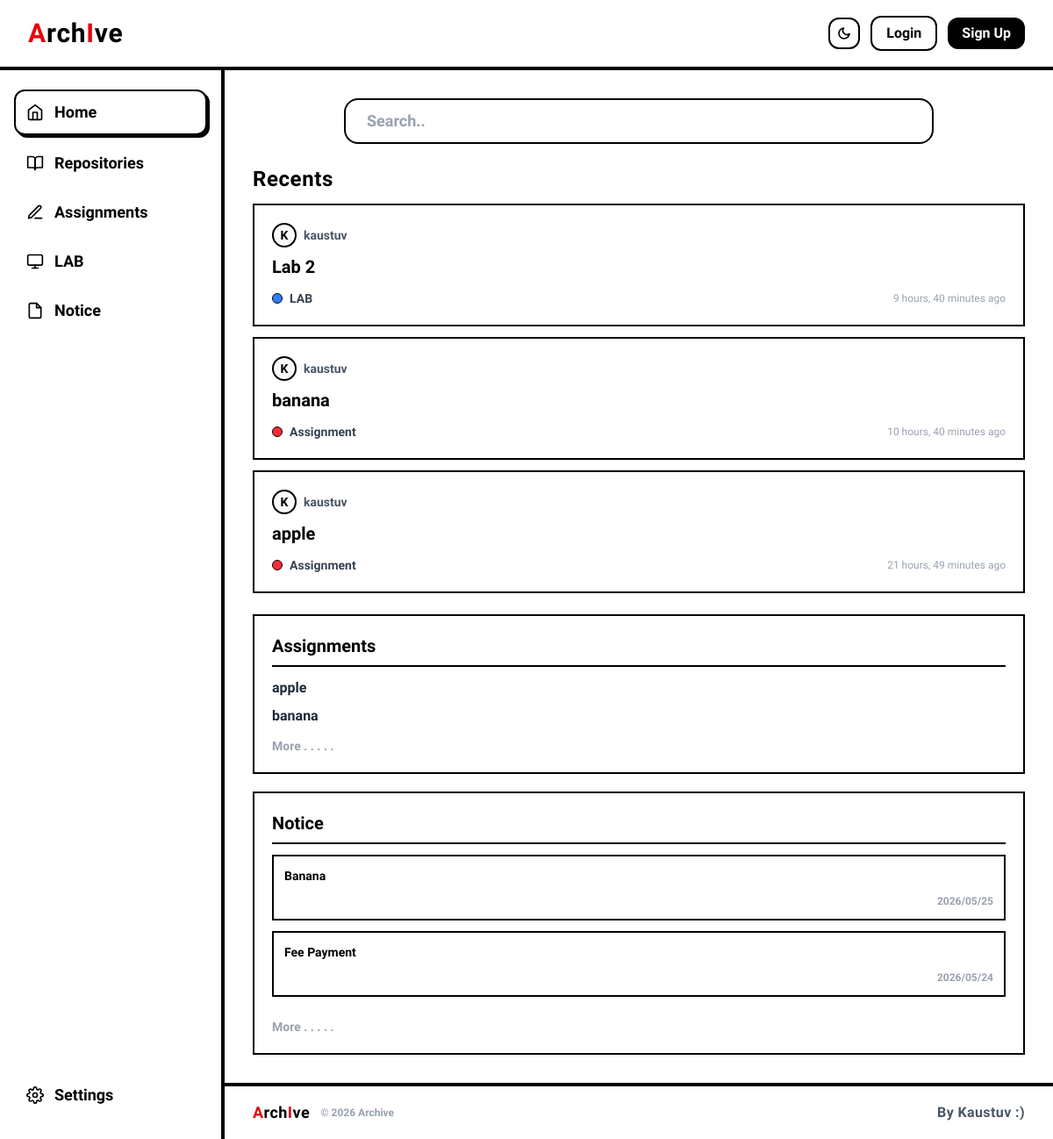
The page / on the database its author committed.
### repositories/models.py (models this page shows, shortened)
class Repository(models.Model):
    name = models.CharField(max_length=50)
    owner = models.ForeignKey(User, on_delete=models.CASCADE)
    description = models.TextField(max_length=200, blank=True)
    created_at =models.DateTimeField(auto_now_add=True)
    is_assignment = models.BooleanField(default=False)
    is_lab = models.BooleanField(default=False)
    deadline = models.DateField(null=True, blank=True)

### notices/models.py (models this page shows, shortened)
class Notice(models.Model):
    title = models.CharField(max_length=200)
    description = models.TextField()
    created_at = models.DateTimeField(auto_now_add=True)
    is_read = models.BooleanField(default=False)

### archive_core/views.py (the view)
# urls.py: path('', views.home_view, name='home'),
def home_view(request):
    repositories = Repository.objects.order_by('-created_at')[:5]
    assignments = Repository.objects.filter(is_assignment=True)[:8]
    notices = Notice.objects.order_by('-created_at')[:3]
    return render(request, 'home.html', {
        'repositories': repositories,
        'assignments': assignments,
        'notices': notices,
    })

### templates/home.html (shortened to what this page needs)
{% extends 'base.html' %}
{% block content %}
<div class="p-4 md:p-8 space-y-6">
  <div class="w-full max-w-2xl mx-auto">
    <input
      type="text"
      placeholder="Search.."
      class="w-full px-6 py-2.5 border-2 border-black dark:border-white bg-white dark:bg-zinc-900 text-black dark:text-white rounded-2xl text-lg font-semibold focus:outline-none placeholder-gray-400 dark:placeholder-zinc-500 transition-all duration-200 hover:shadow-[3px_3px_0px_0px_rgba(0,0,0,1)] dark:hover:shadow-[3px_3px_0px_0px_rgba(255,255,255,1)] focus:shadow-[3px_3px_0px_0px_rgba(0,0,0,1)] focus:shadow-[3px_3px_0px_0px_rgba(255,255,255,1)] focus:-translate-y-0.5"
    />
  </div>
  <div class="grid grid-cols-1 xl:grid-cols-3 gap-6 items-start">
    <div class="xl:col-span-2 space-y-3 flex flex-col">
      <h2 class="text-2xl font-bold tracking-wide text-black dark:text-white">
        Recents
      </h2>
      {% for repo in repositories %}
      <a
        href="{% url 'repo-detail' username=repo.owner.username repo_name=repo.name %}"
      >
        <div
          class="border-2 border-black dark:border-white p-4 md:p-5 bg-white dark:bg-zinc-900 flex flex-col justify-between min-h-[110px] transition-all duration-200 hover:-translate-y-1 hover:shadow-[4px_4px_0px_0px_rgba(0,0,0,1)] dark:hover:shadow-[4px_4px_0px_0px_rgba(255,255,255,1)] cursor-pointer"
        >
          <div class="flex items-center gap-2">
            <div
              class="w-7 h-7 border-2 border-black dark:border-white rounded-full flex items-center justify-center font-bold text-sm bg-gray-50 dark:bg-zinc-800 text-black dark:text-white"
            >
              {{ repo.owner.username|first|upper }}
            </div>
            <span class="text-gray-600 dark:text-zinc-400 text-sm font-bold"
              >{{ repo.owner.username }}</span
            >
          </div>
          <h3 class="text-xl font-bold mt-2 text-black dark:text-white">
            {{ repo.name }}
          </h3>
          <div
            class="flex flex-wrap justify-between items-center gap-2 mt-3 text-sm"
          >
            <div
              class="flex items-center gap-2 font-bold text-gray-700 dark:text-zinc-300"
            >
              {% if repo.is_assignment %}
              <span
                class="w-3 h-3 rounded-full bg-red-500 border border-black dark:border-white flex-shrink-0"
              ></span>
              Assignment {% elif repo.is_lab %}
              <span
                class="w-3 h-3 rounded-full bg-blue-500 border border-black dark:border-white flex-shrink-0"
              ></span>
              LAB {% else %}
              <span
                class="w-3 h-3 rounded-full bg-green-500 border border-black dark:border-white flex-shrink-0"
              ></span>
              Repository {% endif %}
            </div>
            <span class="text-gray-400 dark:text-zinc-500 text-xs"
              >{{ repo.created_at|timesince }} ago</span
            >
          </div>
        </div>
      </a>
      {% empty %}
      <div
        class="border-2 border-black dark:border-white border-dashed p-8 text-center text-gray-400 dark:text-zinc-500 font-bold"
      >
        No repositories yet.
      </div>
      {% endfor %}
    </div>
    <div class="space-y-5 xl:sticky xl:top-24">
      <div
        class="border-2 border-black dark:border-white p-5 bg-white dark:bg-zinc-900 transition-all duration-200 hover:shadow-[4px_4px_0px_0px_rgba(0,0,0,1)] dark:hover:shadow-[4px_4px_0px_0px_rgba(255,255,255,1)]"
      >
        <h2
          class="text-xl font-bold mb-3 pb-2 border-b-2 border-black dark:border-white text-black dark:text-white"
        >
          Assignments
        </h2>
        <ul
          class="space-y-2 text-base font-bold text-gray-800 dark:text-zinc-200"
        >
          {% for repo in assignments %}
          <li><a href="#" class="hover:underline">{{ repo.name }}</a></li>
          {% empty %}
          <li class="text-gray-400 dark:text-zinc-500 font-normal text-sm">
            No assignments yet.
          </li>
          {% endfor %}
        </ul>
        <div class="pt-3 text-gray-400 dark:text-zinc-500 font-bold text-sm">
          <a href="/assignments/" class="hover:underline">More . . . . .</a>
        </div>
      </div>
      <div
        class="border-2 border-black dark:border-white p-5 bg-white dark:bg-zinc-900 transition-all duration-200 hover:shadow-[4px_4px_0px_0px_rgba(0,0,0,1)] dark:hover:shadow-[4px_4px_0px_0px_rgba(255,255,255,1)] space-y-3"
      >
        <h2
          class="text-xl font-bold pb-2 border-b-2 border-black dark:border-white text-black dark:text-white"
        >
          Notice
        </h2>
        {% for notice in notices %}
        <div
          class="border-2 border-black dark:border-white p-3 bg-white dark:bg-zinc-950 flex flex-col justify-between min-h-[75px] transition-all duration-200 hover:-translate-y-0.5 hover:shadow-[2px_2px_0px_0px_rgba(0,0,0,1)] dark:hover:shadow-[2px_2px_0px_0px_rgba(255,255,255,1)]"
        >
          <p class="text-sm font-bold text-black dark:text-white">
            {{ notice.title }}
          </p>
          <span
            class="text-right text-xs text-gray-400 dark:text-zinc-500 font-bold mt-1 block"
            >{{ notice.created_at|date:"Y/m/d" }}</span
          >
        </div>
        {% empty %}
        <p class="text-gray-400 dark:text-zinc-500 text-sm font-bold">
          No notices yet.
        </p>
        {% endfor %}
        <div class="pt-3 text-gray-400 dark:text-zinc-500 font-bold text-sm">
          <a href="/notices/" class="hover:underline">More . . . . .</a>
        </div>
      </div>
    </div>
  </div>
</div>
{% endblock %}

### templates/base.html (shortened to what this page needs)
<!doctype html>
<html lang="en">
  <head>
    {% load static %}
    <link rel="stylesheet" href="{% static 'css/output.css' %}" />
  </head>
  <body
    class="bg-white dark:bg-zinc-950 text-black dark:text-white min-h-screen flex flex-col antialiased overflow-x-hidden"
  >
    <header
      class="fixed top-0 left-0 right-0 h-16 md:h-20 flex justify-between items-center px-4 md:px-8 bg-white dark:bg-zinc-950 border-b-4 border-black dark:border-white z-50"
    >
      <div class="flex items-center gap-3">
        <a
          href="/"
          class="text-2xl md:text-3xl font-bold tracking-wide select-none hover:opacity-80 transition-opacity text-black dark:text-white"
        >
          <span class="text-red-600">A</span>rch<span class="text-red-600"
            >I</span
          >ve
        </a>
      </div>
      <div class="flex items-center gap-2 md:gap-3">
        <button
          id="theme-toggle"
          class="w-9 h-9 border-2 border-black dark:border-white rounded-xl flex items-center justify-center bg-white dark:bg-zinc-900 hover:bg-gray-100 dark:hover:bg-zinc-800 transition-all hover:-translate-y-0.5 hover:shadow-[2px_2px_0px_0px_rgba(0,0,0,1)] dark:hover:shadow-[2px_2px_0px_0px_rgba(255,255,255,1)]"
          title="Toggle dark mode"
        >
          <svg
            id="icon-moon"
            class="w-4 h-4 block dark:hidden text-black"
            fill="none"
            stroke="currentColor"
            stroke-width="2.5"
            stroke-linecap="round"
            stroke-linejoin="round"
            viewBox="0 0 24 24"
          >
            <path d="M21 12.79A9 9 0 1 1 11.21 3 7 7 0 0 0 21 12.79z" />
          </svg>
        </button>
        <div class="hidden sm:flex items-center gap-2 md:gap-3">
          {% if request.user.is_authenticated %}
          <span class="font-bold text-black dark:text-white"
            >{{ request.user.username }}</span
          >
          <a
            href="{% url 'logout' %}"
            class="px-4 py-1.5 border-2 border-black dark:border-white text-black dark:text-white rounded-xl font-bold text-sm md:text-base hover:bg-gray-100 dark:hover:bg-zinc-900 transition-all"
          >
            Logout
          </a>
          {% else %}
          <a
            href="{% url 'login' %}"
            class="px-4 py-1.5 border-2 border-black dark:border-white text-black dark:text-white rounded-xl font-bold text-sm md:text-base hover:bg-gray-100 dark:hover:bg-zinc-900 transition-all"
          >
            Login
          </a>
          <a
            href="{% url 'register' %}"
            class="px-4 py-1.5 bg-black text-white dark:bg-white dark:text-black rounded-xl font-bold text-sm md:text-base hover:opacity-90 transition-all"
          >
            Sign Up
          </a>
          {% endif %}
        </div>
      </div>
    </header>
    <div class="flex flex-1 pt-16 md:pt-20 relative min-h-screen">
      <aside
        id="sidebar"
        class="fixed top-16 md:top-20 left-0 bottom-0 w-64 border-r-4 border-black dark:border-white flex flex-col justify-between py-6 px-4 bg-white dark:bg-zinc-950 select-none z-40 -translate-x-full lg:translate-x-0"
      >
        <nav class="space-y-1">
          <a
            href="/"
            class="nav-link text-black dark:text-white flex items-center gap-3 text-lg font-bold px-3 py-2.5 border-2 border-transparent rounded-xl transition-all duration-200 hover:bg-white dark:hover:bg-zinc-900 hover:border-black dark:hover:border-white hover:-translate-y-0.5 hover:shadow-[3px_3px_0px_0px_rgba(0,0,0,1)] dark:hover:shadow-[3px_3px_0px_0px_rgba(255,255,255,1)]"
          >
            <svg
              class="w-5 h-5 flex-shrink-0 fill-none"
              stroke="currentColor"
              stroke-width="2"
              stroke-linecap="round"
              stroke-linejoin="round"
              viewBox="0 0 24 24"
            >
              <path d="m3 9 9-7 9 7v11a2 2 0 0 1-2 2H5a2 2 0 0 1-2-2z" />
              <path d="M9 22V12h6v10" />
            </svg>
            Home
          </a>
          <a
            href="/repositories/"
            class="nav-link text-black dark:text-white flex items-center gap-3 text-lg font-bold px-3 py-2.5 border-2 border-transparent rounded-xl transition-all duration-200 hover:bg-white dark:hover:bg-zinc-900 hover:border-black dark:hover:border-white hover:-translate-y-0.5 hover:shadow-[3px_3px_0px_0px_rgba(0,0,0,1)] dark:hover:shadow-[3px_3px_0px_0px_rgba(255,255,255,1)]"
          >
            <svg
              class="w-5 h-5 flex-shrink-0 fill-none"
              stroke="currentColor"
              stroke-width="2"
              stroke-linecap="round"
              stroke-linejoin="round"
              viewBox="0 0 24 24"
            >
              <path d="M2 3h6a4 4 0 0 1 4 4v14a3 3 0 0 0-3-3H2z" />
              <path d="M22 3h-6a4 4 0 0 0-4 4v14a3 3 0 0 1 3-3h7z" />
            </svg>
            Repositories
          </a>
          <a
            href="/assignments/"
            class="nav-link text-black dark:text-white flex items-center gap-3 text-lg font-bold px-3 py-2.5 border-2 border-transparent rounded-xl transition-all duration-200 hover:bg-white dark:hover:bg-zinc-900 hover:border-black dark:hover:border-white hover:-translate-y-0.5 hover:shadow-[3px_3px_0px_0px_rgba(0,0,0,1)] dark:hover:shadow-[3px_3px_0px_0px_rgba(255,255,255,1)]"
          >
            <svg
              class="w-5 h-5 flex-shrink-0 fill-none"
              stroke="currentColor"
              stroke-width="2"
              stroke-linecap="round"
              stroke-linejoin="round"
              viewBox="0 0 24 24"
            >
              <path d="M12 20h9" />
              <path d="M16.5 3.5a2.12 2.12 0 0 1 3 3L7 19l-4 1 1-4Z" />
            </svg>
            Assignments
          </a>
          <a
            href="/lab/"
            class="nav-link text-black dark:text-white flex items-center gap-3 text-lg font-bold px-3 py-2.5 border-2 border-transparent rounded-xl transition-all duration-200 hover:bg-white dark:hover:bg-zinc-900 hover:border-black dark:hover:border-white hover:-translate-y-0.5 hover:shadow-[3px_3px_0px_0px_rgba(0,0,0,1)] dark:hover:shadow-[3px_3px_0px_0px_rgba(255,255,255,1)]"
          >
            <svg
              class="w-5 h-5 flex-shrink-0 fill-none"
              stroke="currentColor"
              stroke-width="2"
              stroke-linecap="round"
              stroke-linejoin="round"
              viewBox="0 0 24 24"
            >
              <rect x="2" y="3" width="20" height="14" rx="2" />
              <line x1="8" y1="21" x2="16" y2="21" />
              <line x1="12" y1="17" x2="12" y2="21" />
            </svg>
            LAB
          </a>
          <a
            href="/notices/"
            class="nav-link text-black dark:text-white flex items-center gap-3 text-lg font-bold px-3 py-2.5 border-2 border-transparent rounded-xl transition-all duration-200 hover:bg-white dark:hover:bg-zinc-900 hover:border-black dark:hover:border-white hover:-translate-y-0.5 hover:shadow-[3px_3px_0px_0px_rgba(0,0,0,1)] dark:hover:shadow-[3px_3px_0px_0px_rgba(255,255,255,1)]"
          >
            <svg
              class="w-5 h-5 flex-shrink-0 fill-none"
              stroke="currentColor"
              stroke-width="2"
              stroke-linecap="round"
              stroke-linejoin="round"
              viewBox="0 0 24 24"
            >
              <path
                d="M14 2H6a2 2 0 0 0-2 2v16a2 2 0 0 0 2 2h12a2 2 0 0 0 2-2V8z"
              />
              <polyline points="14 2 14 8 20 8" />
            </svg>
            <span class="flex-1">Notice</span>
          </a>
        </nav>
        <div class="space-y-1">
          <a
            href="/settings/"
            class="nav-link text-black dark:text-white flex items-center gap-3 text-lg font-bold px-3 py-2.5 border-2 border-transparent rounded-xl transition-all duration-200 hover:bg-white dark:hover:bg-zinc-900 hover:border-black dark:hover:border-white hover:-translate-y-0.5 hover:shadow-[3px_3px_0px_0px_rgba(0,0,0,1)] dark:hover:shadow-[3px_3px_0px_0px_rgba(255,255,255,1)]"
          >
            Settings
          </a>
        </div>
      </aside>
      <main
        class="w-full lg:ml-64 flex-1 flex flex-col min-h-[calc(100vh-4rem)] md:min-h-[calc(100vh-5rem)] bg-white dark:bg-zinc-950 transition-colors duration-200"
      >
        <div class="flex-1 text-black dark:text-white">
          {% block content %} {% endblock %}
        </div>
        <footer
          class="w-full bg-white dark:bg-zinc-950 border-t-4 border-black dark:border-white px-4 md:px-8 py-4 flex flex-col sm:flex-row justify-between items-center gap-3 sm:gap-0 select-none"
        >
          <div class="flex items-center gap-3">
            <div
              class="text-lg font-bold tracking-wide text-black dark:text-white"
            >
              <span class="text-red-600">A</span>rch<span class="text-red-600"
                >I</span
              >ve
            </div>
            <span class="text-xs text-gray-400 dark:text-zinc-500 font-bold"
              >© 2026 Archive</span
            >
          </div>
          <div
            class="text-base font-bold tracking-wide text-gray-600 dark:text-zinc-400"
          >
            By Kaustuv :)
          </div>
        </footer>
      </main>
    </div>
  </body>
</html>

### rows shown on the page
Repository: owner.username|first "K", owner.username "kaustuv", name "Lab 2", is_assignment False (drawn), created_at "9 hours, 40 minutes"
Repository: owner.username|first "K", owner.username "kaustuv", name "banana", is_assignment True (drawn), created_at "10 hours, 40 minutes"
Repository: owner.username|first "K", owner.username "kaustuv", name "apple", is_assignment True (drawn), created_at "21 hours, 49 minutes"
Notice: title "Banana", created_at "2026/05/25"
Notice: title "Fee Payment", created_at "2026/05/24"
